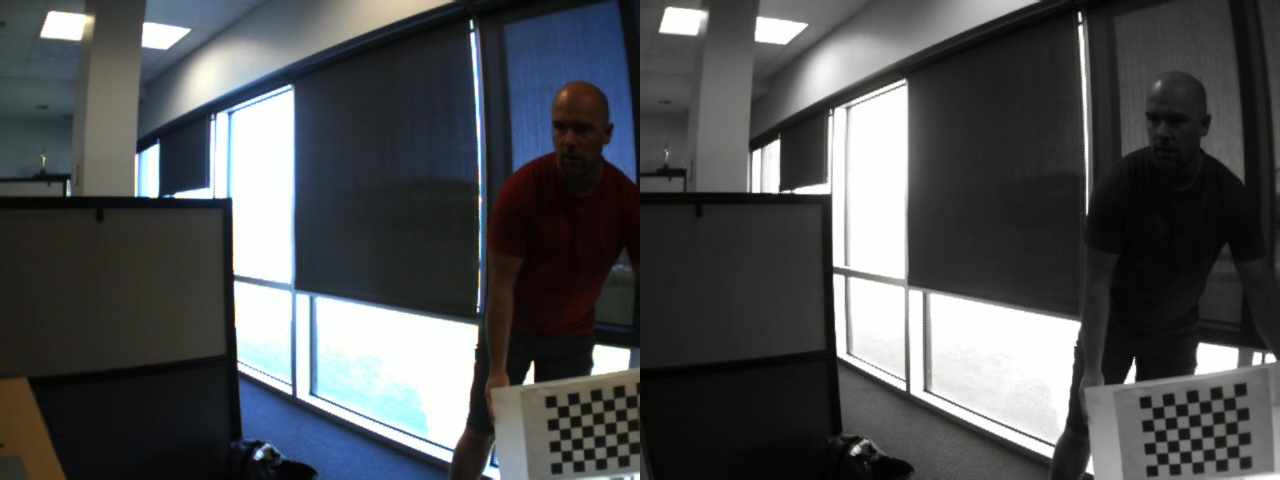
#> input picture stereo-example2/img-calib/scene00151.jpg, 1280 x 480 px; its folder holds only this picture in this run
$ jupyter execute --allow-errors test-example2.ipynb   (shell and % lines are left out)   (Python 2 division)   (older library calls are emulated)
#> lines starting #> are read from the running program, lines starting #| are printed output that depends on the picture
[cell 1]
# -*- coding: utf-8 -*-
import numpy as np
import cv2
import glob
import re
from matplotlib import pyplot as plt
import time as t
print "OpenCV version: {}".format(cv2.__version__)
# https://wiki.python.org/moin/PythonSpeed/PerformanceTips

[cell 2]
img_w = 640
img_h = 480
RESOLUTION = (img_w, img_h)
grid_w = 8
grid_h = 6
GRID_SIZE = (grid_w, grid_h)
sq_size = 3.3 # cm
crit = (cv2.TERM_CRITERIA_EPS + cv2.TERM_CRITERIA_MAX_ITER, 30, 0.001)

objp = np.zeros((grid_w*grid_h,3), np.float32)
objp[:,:2] = np.mgrid[0:grid_w,0:grid_h].T.reshape(-1,2) * sq_size

fig_size = plt.rcParams["figure.figsize"]
fig_size[0] = 14
fig_size[1] = 9
plt.rcParams["figure.figsize"] = fig_size

[cell 3]
images = glob.glob('stereo-example2/img-calib/*.jpg')
goodImages = []

objpoints = []
imgpoints1 = []
imgpoints2 = []

for fname in images:
    imgR = cv2.imread(fname)
#> imgR is the input picture: shape (480, 1280, 3); mean B, G, R 82.3, 81.8, 78.5
    imgL = imgR[:, 0:img_w]
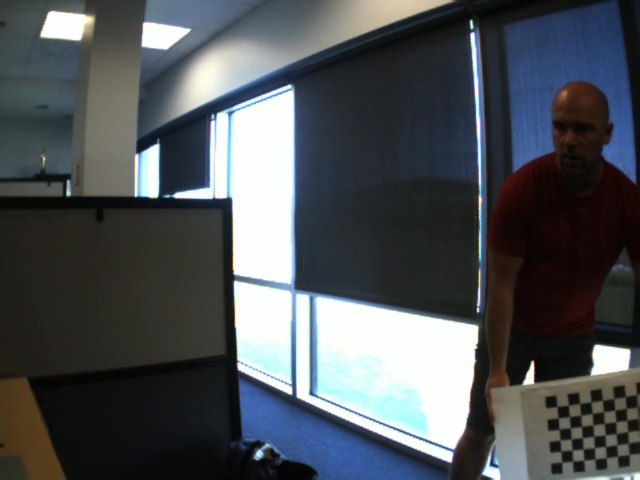
#> imgL: shape (480, 640, 3); mean B, G, R 86.5, 82.6, 77.9
    imgR = imgR[:, img_w:]
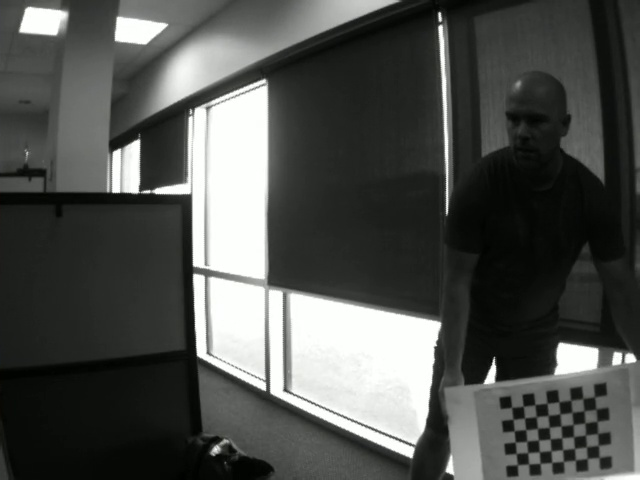
#> imgR: shape (480, 640, 3); mean B, G, R 78, 81, 79

    grayL = cv2.cvtColor(imgL, cv2.COLOR_BGR2GRAY)
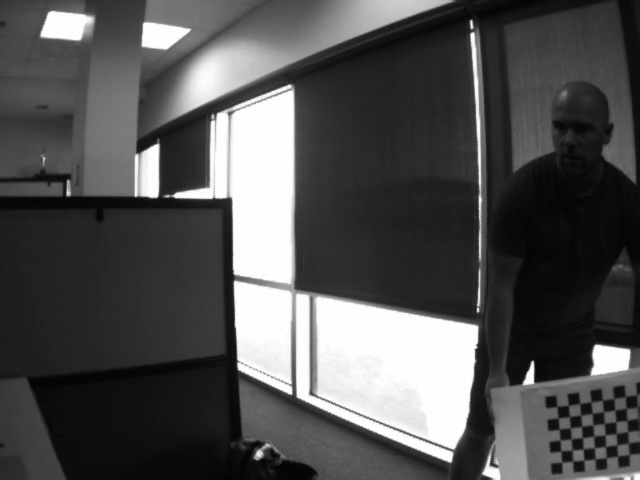
#> grayL: shape (480, 640); min 2, max 255, mean 81.7
    grayR = cv2.cvtColor(imgR, cv2.COLOR_BGR2GRAY)
    retL, cornersL = cv2.findChessboardCorners(grayL, GRID_SIZE)
#> retL = False; cornersL = None
    retR, cornersR = cv2.findChessboardCorners(grayR, GRID_SIZE)
#> retR = True; cornersR = 48 rows, first 8: [511.2, 406.8], [523.3, 406.1], [535.1, 404.7], [547.5, 402.8], [558.7, 401.7], [570.8, 400.2], [582.1, 397.7], [593.6, 397.7]
#> the sliders are set to mindisp = <module 'IPython.html.widgets., sadw = <module 'IPython.html.widgets., disp12 = <module 'IPython.html.widgets., pfiltc = <module 'IPython.html.widgets., unqrat = <module 'IPython.html.widgets., spckw = <module 'IPython.html.widgets., spckr = <module 'IPython.html.widgets.

    if retL is True and retR is True:
        objpoints.append(objp)
        cv2.cornerSubPix(grayL, cornersL, (11,11), (-1,-1), crit)
        cv2.cornerSubPix(grayR, cornersR, (11,11), (-1,-1), crit)
        imgpoints1.append(cornersL)
        imgpoints2.append(cornersR)
        cv2.drawChessboardCorners(imgL, GRID_SIZE, cornersL, retL)
        cv2.drawChessboardCorners(imgR, GRID_SIZE, cornersR, retR)
        goodImages.append(fname)

#> (the rest of this cell did not finish here and is left out)

[cell 4]
from IPython.html import widgets
from IPython.display import display

path = 'stereo-example2/img-stereo/'
M = img_w / 8
# P1 = 8*number_of_image_channels*SADWindowSize*SADWindowSize
# P2 = 32*number_of_image_channels*SADWindowSize*SADWindowSize

def stereoSGBM(mindisp=0, sadw=1, disp12=0, pfiltc=0, unqrat=5, spckw=0, spckr=1):
    imgR = cv2.imread(path+'scene00651.jpg')
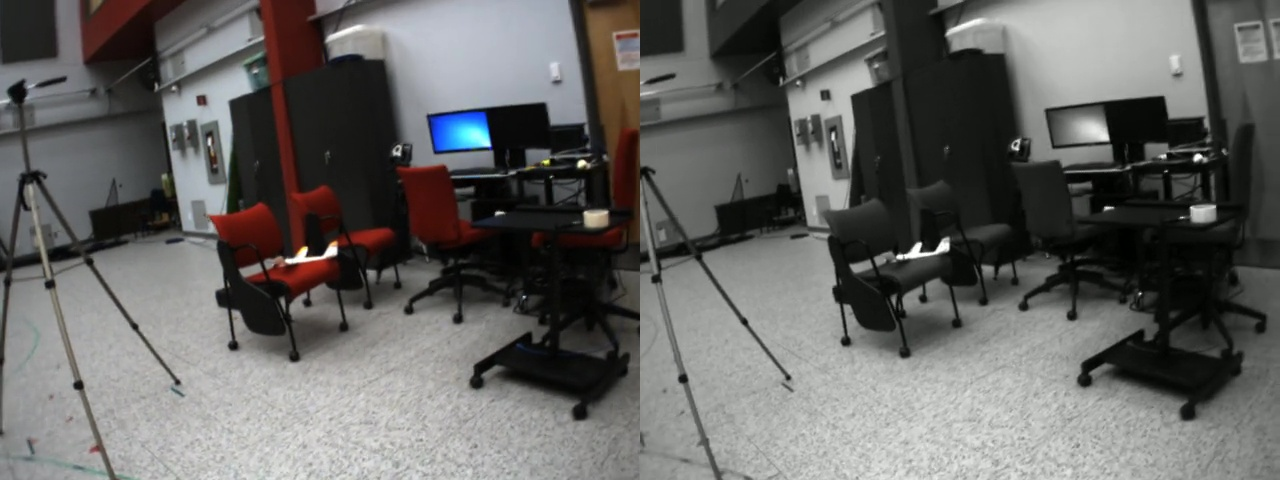
#> input picture stereo-example2/img-stereo/scene00651.jpg, 1280 x 480 px
#> imgR is the input picture: shape (480, 1280, 3); mean B, G, R 98.7, 100.6, 101.1
    imgL = imgR[:, 0:img_w]
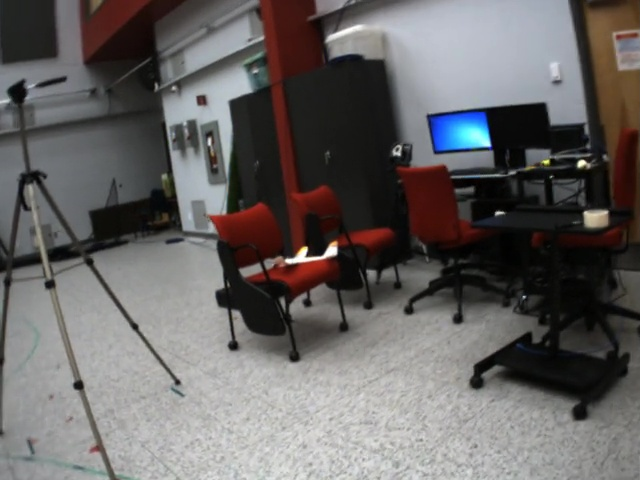
#> imgL: shape (480, 640, 3); mean B, G, R 99.4, 100.1, 103.3
    imgR = imgR[:, img_w:]
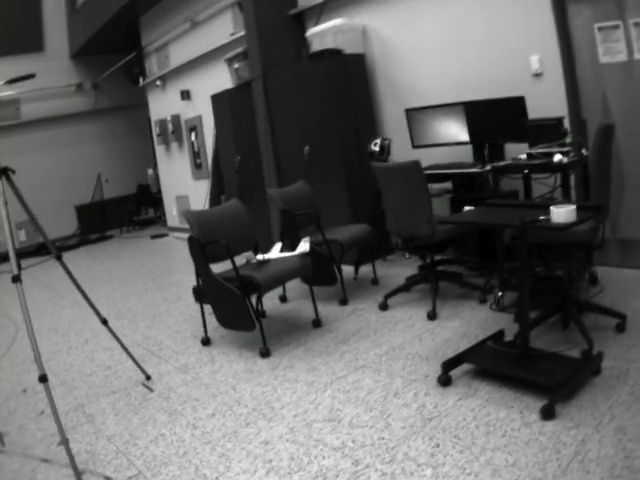
#> imgR: shape (480, 640, 3); mean B, G, R 98, 101, 99
    imgL = cv2.remap(imgL, map1L, map2L, cv2.INTER_LINEAR)
    imgR = cv2.remap(imgR, map1R, map2R, cv2.INTER_LINEAR)
    grayL = cv2.cvtColor(imgL,cv2.COLOR_BGR2GRAY)
    grayR = cv2.cvtColor(imgR,cv2.COLOR_BGR2GRAY)
    numdisp = M - mindisp
    stereo = cv2.StereoSGBM(mindisp, M-mindisp, sadw, 8*sadw*sadw, 32*sadw*sadw, disp12, pfiltc, unqrat, spckw, spckr)
    disparity = stereo.compute(imgL,imgR)
    plt.imshow(disparity)
    plt.show()
    # [5 lines of commented-out code are left out]

mindisp_slider = widgets.IntSliderWidget(min=0, max=M-16, step=16, value=16, description='minDisparity')
sadw_slider = widgets.IntSliderWidget(min=1, max=21, step=2, value=1, description='SADWindowSize')
disp12_slider = widgets.IntSliderWidget(min=-1, max=5, step=1, value=1, description='disp12MaxDiff')
pfiltc_slider = widgets.IntSliderWidget(min=0, max=63, step=1, value=54, description='preFilterCap')
unqrat_slider = widgets.IntSliderWidget(min=5, max=15, step=1, value=145, description='uniquenessRatio')
spckw_slider = widgets.IntSliderWidget(min=50, max=200, step=1, value=160, description='speckleWindowSize')
spckr_slider = widgets.IntSliderWidget(min=1, max=2, step=1, value=2, description='speckleRange')

#> (the rest of this cell did not finish here and is left out)
